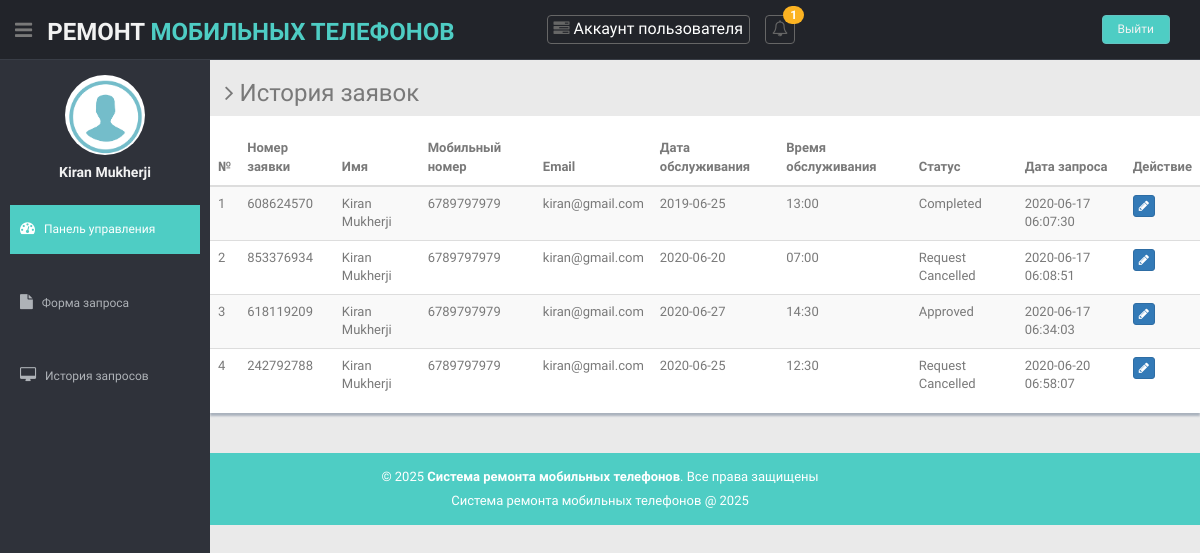
Screenshot of /user/requets-history.php (signed in) with the database file from the repository.
### tables this page shows
CREATE TABLE IF NOT EXISTS `tbluser` (
  `ID` int NOT NULL AUTO_INCREMENT,
  `FirstName` varchar(200) DEFAULT NULL,
  `LastName` varchar(200) DEFAULT NULL,
  `MobileNumber` bigint DEFAULT NULL,
  `Email` varchar(200) DEFAULT NULL,
  `Password` varchar(200) DEFAULT NULL,
  `RegDate` timestamp NULL DEFAULT CURRENT_TIMESTAMP,
  PRIMARY KEY (`ID`)
);

CREATE TABLE IF NOT EXISTS `tblrequest` (
  `ID` int NOT NULL AUTO_INCREMENT,
  `UserID` int DEFAULT NULL,
  `ServiceNumber` varchar(10) DEFAULT NULL,
  `BrandName` varchar(50) DEFAULT NULL,
  `ACtype` varchar(100) DEFAULT NULL,
  `ACcapcity` varchar(50) DEFAULT NULL,
  `Problem` varchar(200) DEFAULT NULL,
  `ProblemDesc` mediumtext,
  `Address` varchar(200) DEFAULT NULL,
  `DateofService` varchar(200) DEFAULT NULL,
  `SuitableTime` varchar(200) DEFAULT NULL,
  `ReqDate` timestamp NULL DEFAULT CURRENT_TIMESTAMP,
  `Status` varchar(50) DEFAULT NULL,
  `AssignTo` varchar(120) DEFAULT NULL,
  `Remark` varchar(200) DEFAULT NULL,
  `ServiceCharge` decimal(10,2) DEFAULT NULL,
  `PartCharge` decimal(10,2) DEFAULT NULL,
  `OtherCharge` decimal(10,2) DEFAULT NULL,
  `ResponseDate` timestamp NULL DEFAULT NULL ON UPDATE CURRENT_TIMESTAMP,
  PRIMARY KEY (`ID`),
  KEY `ServiceNumber` (`ServiceNumber`)
);

### user/requets-history.php (the view, shortened to what this page needs)
<?php
include('includes/dbconnection.php');
if (strlen($_SESSION['acrsuid']==0)) {
  header('location:logout.php');
  } else{
?>
<!DOCTYPE html>
<html lang="en">
<head>
  <link href="../lib/bootstrap/css/bootstrap.min.css" rel="stylesheet">
  <link href="../lib/font-awesome/css/font-awesome.css" rel="stylesheet" />
  <link href="../lib/advanced-datatable/css/demo_page.css" rel="stylesheet" />
  <link href="../lib/advanced-datatable/css/demo_table.css" rel="stylesheet" />
  <link rel="stylesheet" href="../lib/advanced-datatable/css/DT_bootstrap.css" />
  <link href="../css/style.css" rel="stylesheet">
  <link href="../css/style-responsive.css" rel="stylesheet">
</head>
<body>
  <section id="container">
   <?php include_once('includes/header.php');?>
  <?php include_once('includes/sidebar.php');?>
    <section id="main-content">
      <section class="wrapper">
        <h3><i class="fa fa-angle-right"></i> История заявок</h3>
        <div class="row mb">
          <div class="content-panel">
            <div class="adv-table">
             <table class="table table-striped table-advance table-hover">
                <thead>
                  <tr>
                    <th>№</th>
                    <th>Номер заявки</th>
                    <th>Имя</th>
                    <th>Мобильный номер</th>
                    <th>Email</th>
                    <th>Дата обслуживания</th>
                    <th>Время обслуживания</th>
                    <th>Статус</th>
                    <th>Дата запроса</th>
                    <th>Действие</th>
                  </tr>
                </thead>
                <tbody>
                  <?php
                  $uid=$_SESSION['acrsuid'];
$ret=mysqli_query($con,"select tbluser.*,tblrequest.* from tblrequest join tbluser on tbluser.ID=tblrequest.UserID where tblrequest.UserID='$uid'");
$cnt=1;
while ($row=mysqli_fetch_array($ret)) {
?>
                  <tr class="gradeX">
                    <td><?php echo $cnt;?></td>
                    <td><?php  echo $row['ServiceNumber'];?></td>
                    <td><?php  echo $row['FirstName'];?> <?php  echo $row['LastName'];?></td>
                    <td><?php  echo $row['MobileNumber'];?></td>
                    <td><?php  echo $row['Email'];?></td>
                    <td><?php  echo $row['DateofService'];?></td>
                    <td><?php  echo $row['SuitableTime'];?></td>
                    <?php if($row['Status']==""){ ?>
                     <td><?php echo "Еще не обновлено"; ?></td>
<?php } else { ?>                  <td><?php  echo htmlentities($row['Status']);?>
                  </td>
                  <?php } ?>
                  <td class="hidden-phone"><?php  echo $row['ReqDate'];?></td>
                    <td class="center hidden-phone"><a href="view-service-detail.php?viewid=<?php echo htmlentities ($row['ServiceNumber']);?>"><button class="btn btn-primary btn-xs"><i class="fa fa-pencil"></i></button></a></td>
                  </tr>
                  <?php
$cnt=$cnt+1;
}?>
                </tbody>
              </table>
            </div>
          </div>
        </div>
      </section>
    </section>
<?php include_once('includes/footer.php');?>
  </section>
</body>
</html>
<?php  } ?>

### user/includes/sidebar.php (shortened to what this page needs)
<aside>
      <div id="sidebar" class="nav-collapse ">
        <ul class="sidebar-menu" id="nav-accordion">
          <p class="centered"><a href="profile.php"><img src="images/images.png" class="img-circle" width="80"></a></p>
          <?php
$uid=$_SESSION['acrsuid'];
$ret=mysqli_query($con,"select * from tbluser where ID='$uid'");
while ($row=mysqli_fetch_array($ret)) {
?>
          <h5 class="centered"><?php  echo $row['FirstName'];?> <?php  echo $row['LastName'];?></h5><?php } ?>
            <li class="mt">
            <a class="active" href="dashboard.php">
              <i class="fa fa-dashboard"></i>
              <span>Панель управления</span>
              </a>
            </li>
            <li class="mt">
            <a href="requets-form.php">
              <i class="fa fa-file"></i>
              <span>Форма запроса</span>
              </a>
            </li>
            <li class="mt">
            <a href="requets-history.php">
              <i class="fa fa-desktop"></i>
              <span>История запросов</span>
              </a>
            </li>
        </ul>
      </div>
    </aside>

### css/style.css (style rules this page uses)
body { color: #797979; background: #eaeaea; font-family: 'Ruda', sans-serif; padding: 0px !important; margin: 0px !important; font-size:13px; }
ul li { list-style: none; }
a, a:hover, a:focus { text-decoration: none; outline: none; }
#container { width: 100%; height: 100%; }
.centered { text-align: center; }
.mt { margin-top: 25px; }
.mb { margin-bottom: 25px; }
#sidebar { width: 210px; height: 100%; position: fixed; background: #2f323a; }
#sidebar h5 { color: #f2f2f2; font-weight: 700; }
#sidebar ul li { position: relative; }
ul.sidebar-menu , ul.sidebar-menu li ul.sub { margin: -2px 0 0; padding: 0; }
ul.sidebar-menu { margin-top: 75px; }
ul.sidebar-menu li { margin-bottom: 5px; margin-left:10px; margin-right:10px; }
ul.sidebar-menu li a span { display: inline-block; }
ul.sidebar-menu li a { color: #aeb2b7; text-decoration: none; display: block; padding: 15px 0 15px 10px; font-size: 12px; outline: none; -webkit-transition: all 0.3s ease; -moz-transition: all 0.3s ease; -o-transition: all 0.3s ease; -ms-transition: all 0.3s ease; transition: all 0.3s ease; }
ul.sidebar-menu li a.active, ul.sidebar-menu li a:hover, ul.sidebar-menu li a:focus { background: #4ECDC4; color: #fff; display: block; -webkit-transition: all 0.3s ease; -moz-transition: all 0.3s ease; -o-transition: all 0.3s ease; -ms-transition: all 0.3s ease; transition: all 0.3s ease; }
ul.sidebar-menu li a i { font-size: 15px; padding-right: 6px; }
ul.sidebar-menu li a.active i { color: #fff; }
#main-content { margin-left: 210px; }
.wrapper { display: inline-block; margin-top: 60px; padding-left: 15px; padding-right: 15px; padding-bottom: 15px; padding-top: 0px; width: 100%; }
.content-panel { background: #ffffff; box-shadow: 0px 3px 2px #aab2bd; padding-top: 15px; padding-bottom: 5px; }

### rows the page displays
tbluser: FirstName "Kiran", LastName "Mukherji"
tblrequest: ServiceNumber "608624570", UserID.FirstName "Kiran", UserID.LastName "Mukherji", UserID.MobileNumber "6789797979", UserID.Email "kiran@gmail.com", DateofService "2019-06-25", SuitableTime "13:00", Status "Completed", ReqDate "2020-06-17 06:07:30"
tblrequest: ServiceNumber "853376934", UserID.FirstName "Kiran", UserID.LastName "Mukherji", UserID.MobileNumber "6789797979", UserID.Email "kiran@gmail.com", DateofService "2020-06-20", SuitableTime "07:00", Status "Request Cancelled", ReqDate "2020-06-17 06:08:51"
tblrequest: ServiceNumber "618119209", UserID.FirstName "Kiran", UserID.LastName "Mukherji", UserID.MobileNumber "6789797979", UserID.Email "kiran@gmail.com", DateofService "2020-06-27", SuitableTime "14:30", Status "Approved", ReqDate "2020-06-17 06:34:03"
tblrequest: ServiceNumber "242792788", UserID.FirstName "Kiran", UserID.LastName "Mukherji", UserID.MobileNumber "6789797979", UserID.Email "kiran@gmail.com", DateofService "2020-06-25", SuitableTime "12:30", Status "Request Cancelled", ReqDate "2020-06-20 06:58:07"

### other values shown
$num "1"
